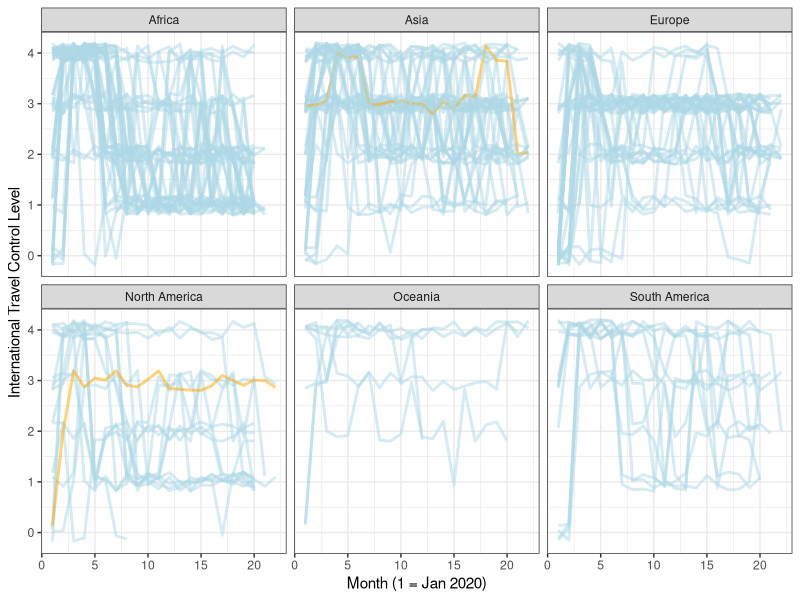
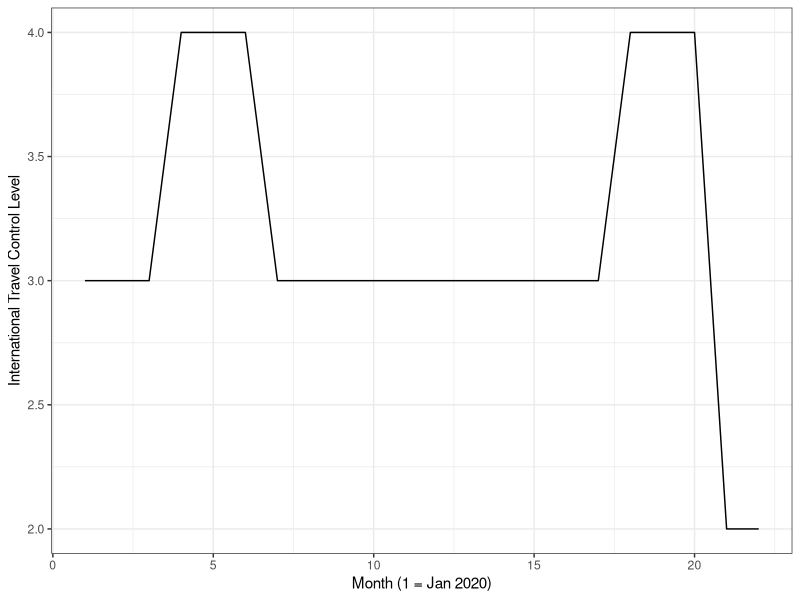
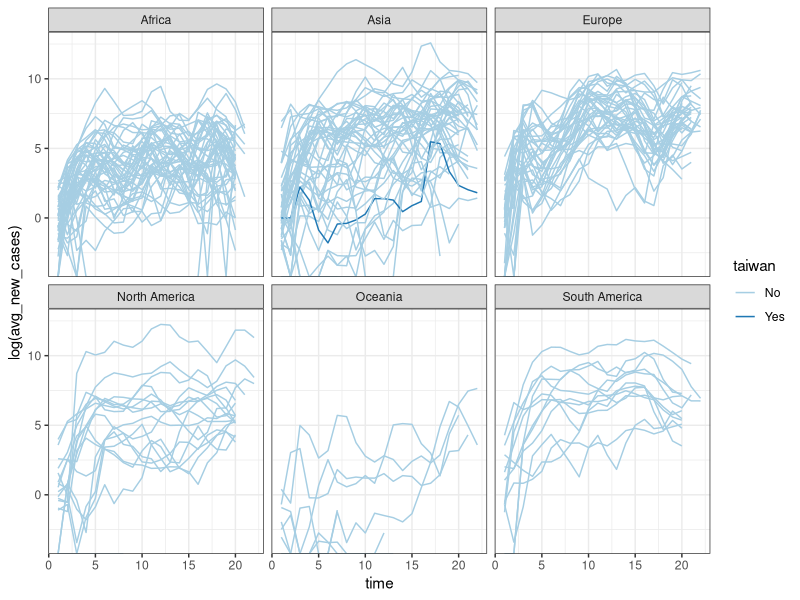

Here is the R script that generated these plots, in order:
# Initial EDA

library(tidyverse)

# set working directory if necessary
if (rstudioapi::isAvailable()) {
  setwd(dirname(rstudioapi::getActiveDocumentContext()$path))
}

covid <- read_csv('data/international_controls.csv')

# Number of countries in analysis by continent
covid %>%
  distinct(location, .keep_all = TRUE) %>%
  group_by(continent) %>%
  summarize(n = n())

# Number of observations for Taiwan
covid %>%
  filter(location == 'Taiwan') %>%
  nrow()

# Visualize 
covid %>%
  mutate(Taiwan = ifelse(location %in% c('Taiwan', 'United States'), 'Yes', 'No')) %>%
  ggplot(aes(x = time, y = jitter(int_travel_controls), group = location,
             col = Taiwan)) +
  geom_line(alpha = 0.5, size = 1) +
  facet_wrap(~ continent, ncol = 3) +
  scale_color_manual(values = c('lightblue', 'orange')) +
  labs(x = 'Month (1 = Jan 2020)',
       y = 'International Travel Control Level') +
  theme_bw() +
  theme(legend.position = 'none')

# Taiwan response across time
covid %>%
  filter(location == 'Taiwan') %>%
  ggplot(aes(x = time, y = int_travel_controls)) +
  geom_line() +
  labs(x = 'Month (1 = Jan 2020)',
       y = 'International Travel Control Level') +
  theme_bw()

# Visualize
covid %>%
  mutate(taiwan = ifelse(location == 'Taiwan', 'Yes', 'No')) %>%
  ggplot(aes(x = time, y = log(avg_new_cases), group = location,
             col = taiwan)) +
  geom_line() +
  facet_wrap(~ continent, ncol = 3) +
  scale_color_brewer(type = 'qual', palette = 3) +
  theme_bw()
# Consider marking the US
